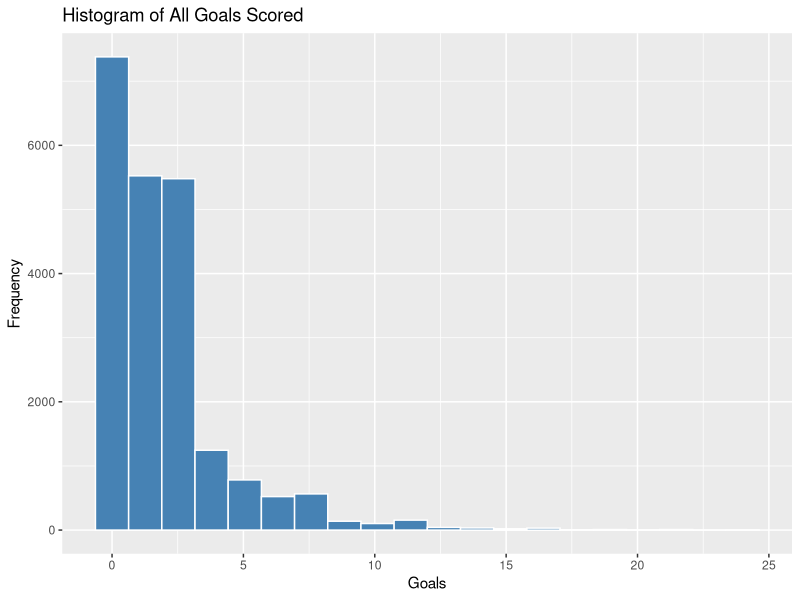
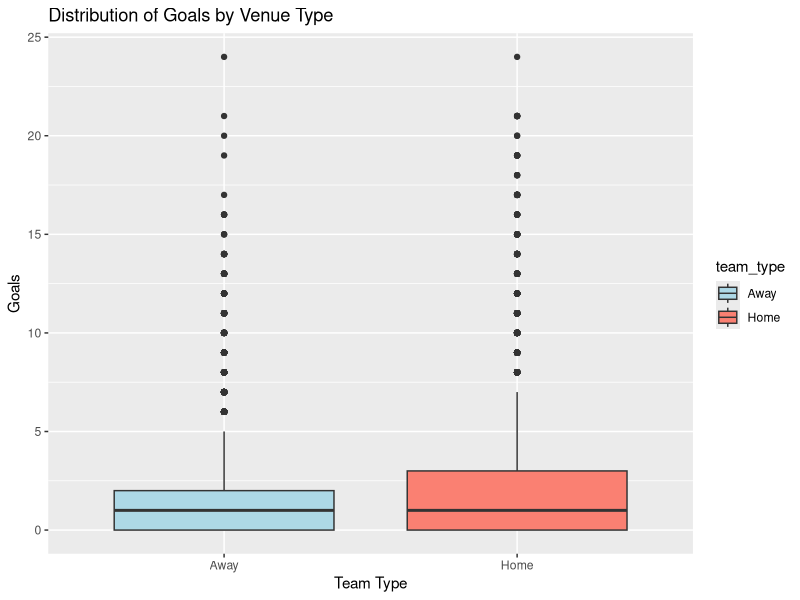
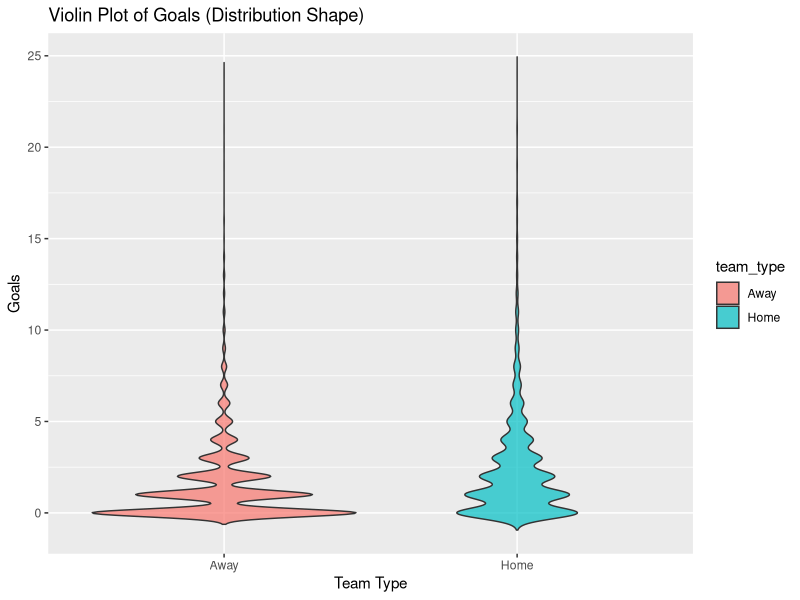
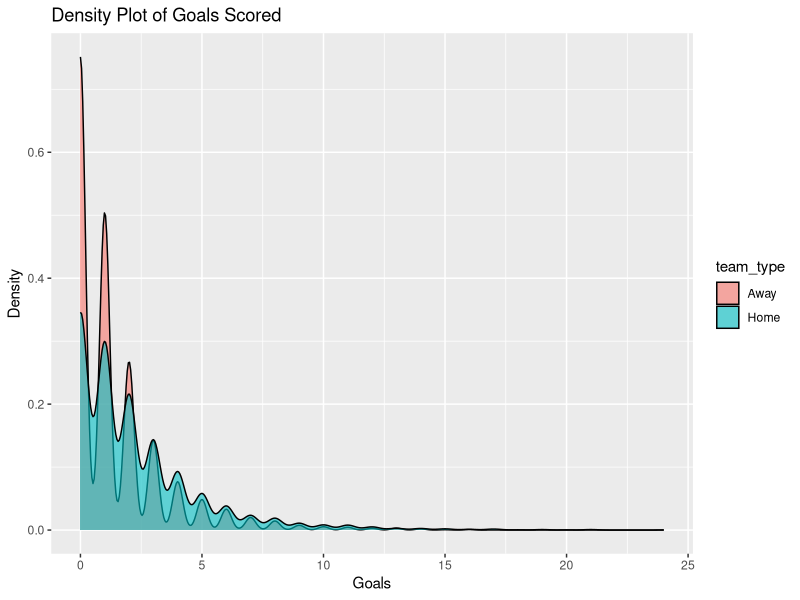
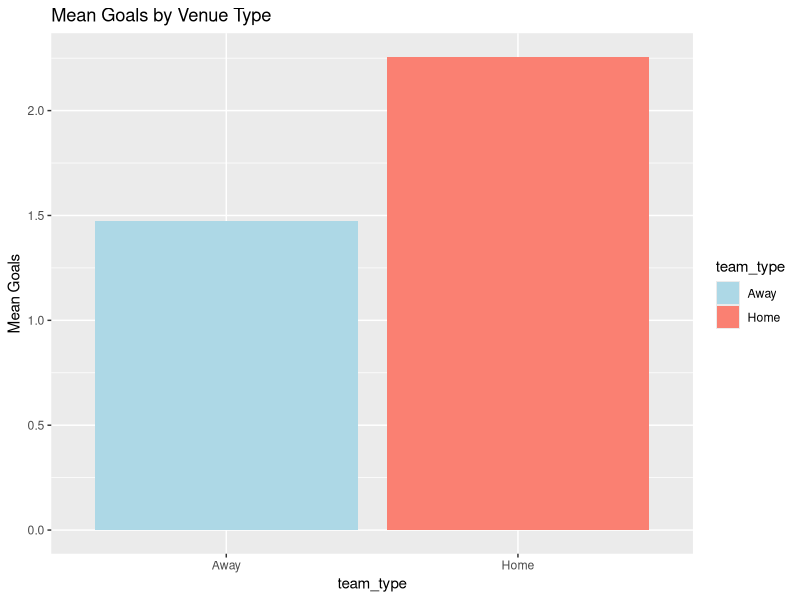
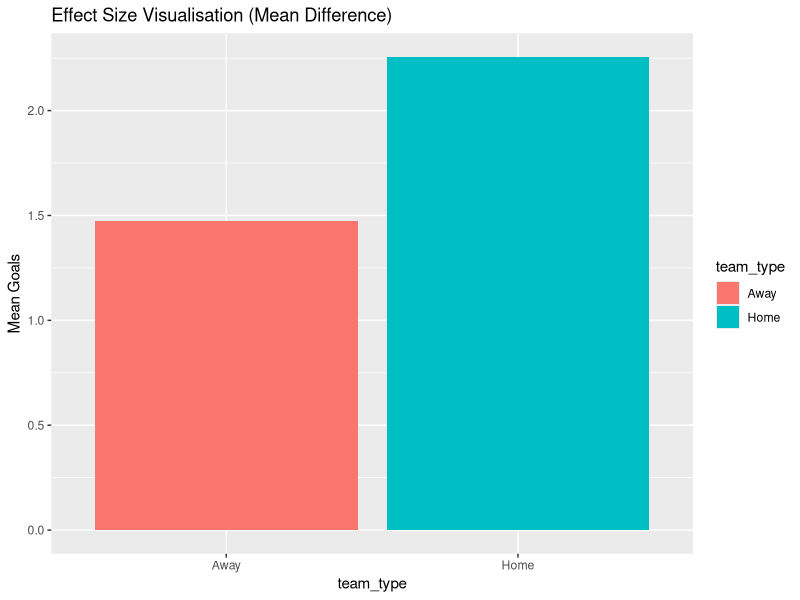

The R script that drew these images, in order:
# 1. Loading the packages
library(dplyr)
library(ggplot2)

# 2. Loaded the Data
results     <- read.csv("results.csv")
shootouts   <- read.csv("shootouts.csv")
goalscorers <- read.csv("goalscorers.csv")
# Quick structure check done by me
str(results)
head(results)
#prepared the data for analyst and removed any redundant data
data <- data.frame(
  team_type = c(rep("Home", nrow(results)), rep("Away", nrow(results))),
  goals     = c(results$home_score, results$away_score)
)

data <- na.omit(data)

data$team_type <- factor(data$team_type, levels = c("Away", "Home"))
#Prepared dataset for analysis
group_stats <- data %>%
  group_by(team_type) %>%
  summarise(
    n = n(),
    mean = mean(goals),
    median = median(goals),
    sd = sd(goals),
    var = var(goals)
  )

print(group_stats)

# 5. Visualisations 


## 5.1 Histogram (Overall)
ggplot(data, aes(x = goals)) +
  geom_histogram(bins = 20, fill = "steelblue", colour = "white") +
  ggtitle("Histogram of All Goals Scored") +
  xlab("Goals") + ylab("Frequency")

## 5.2 Boxplot (Home vs Away)
ggplot(data, aes(team_type, goals, fill = team_type)) +
  geom_boxplot() +
  scale_fill_manual(values = c("lightblue", "salmon")) +
  ggtitle("Distribution of Goals by Venue Type") +
  xlab("Team Type") + ylab("Goals")

## 5.3 Violin Plot (For Advanced visualization)
ggplot(data, aes(team_type, goals, fill = team_type)) +
  geom_violin(trim = FALSE, alpha = 0.7) +
  ggtitle("Violin Plot of Goals (Distribution Shape)") +
  xlab("Team Type") + ylab("Goals")

## 5.4 Density Plot
ggplot(data, aes(goals, fill = team_type)) +
  geom_density(alpha = 0.6) +
  ggtitle("Density Plot of Goals Scored") +
  xlab("Goals") + ylab("Density")

## 5.5 Mean Comparison Bar Chart
ggplot(group_stats, aes(team_type, mean, fill = team_type)) +
  geom_col() +
  ggtitle("Mean Goals by Venue Type") +
  ylab("Mean Goals") +
  scale_fill_manual(values = c("lightblue", "salmon"))
# 6.Applied Independent t-test


t_test_result <- t.test(goals ~ team_type, data = data)
print(t_test_result)


# 7.Applied Effect Size (Cohen's d)


away  <- data$goals[data$team_type == "Away"]
home  <- data$goals[data$team_type == "Home"]

sd_pooled <- sqrt(((length(away)-1)*var(away) + 
                     (length(home)-1)*var(home)) /
                    (length(away) + length(home) - 2))

cohen_d <- (mean(home) - mean(away)) / sd_pooled
cohen_d


# 8.Applied for Effect Size Visualisation


effect_df <- data.frame(
  team_type = c("Away", "Home"),
  mean      = c(mean(away), mean(home))
)

ggplot(effect_df, aes(team_type, mean, fill = team_type)) +
  geom_bar(stat="identity") +
  ggtitle("Effect Size Visualisation (Mean Difference)") +
  ylab("Mean Goals")

